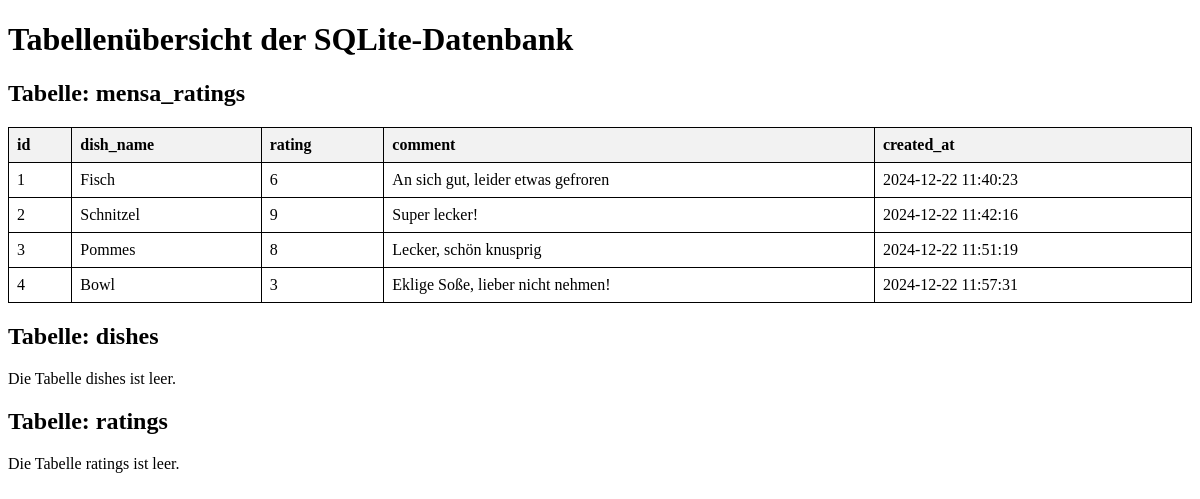
Before: /view_tables.php with the older database file.
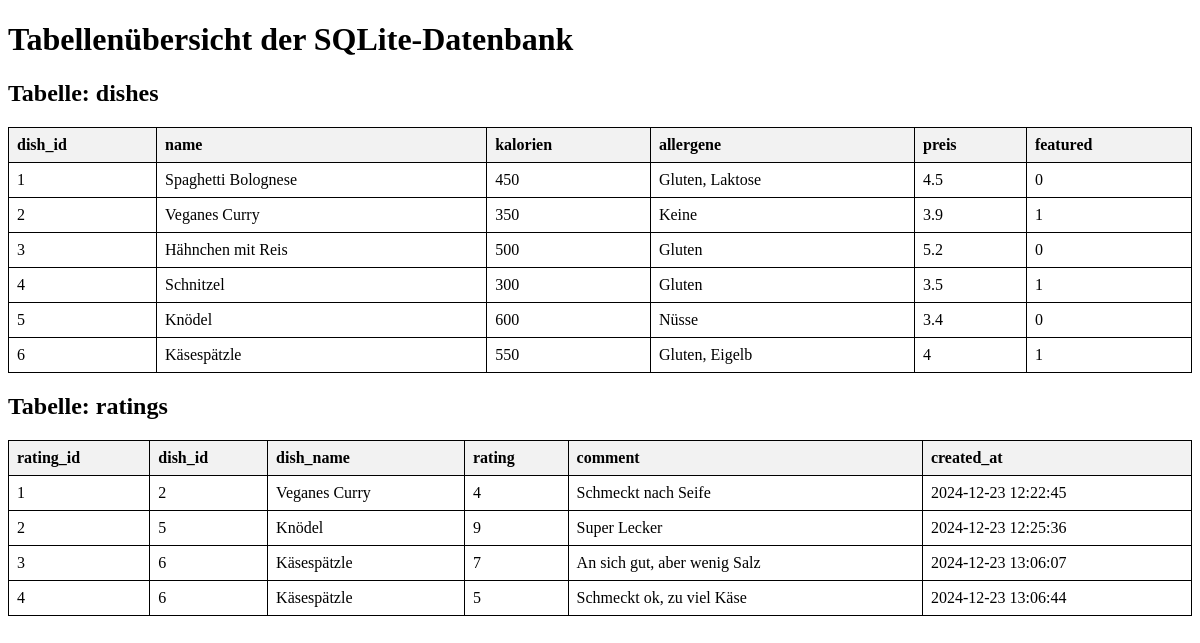
After: the same page with the newer database file.
### tables this page shows
CREATE TABLE dishes (
    dish_id INTEGER PRIMARY KEY AUTOINCREMENT,
    name TEXT NOT NULL,
    kalorien INTEGER,
    allergene TEXT,
    preis REAL
, featured    INTEGER DEFAULT 0);

CREATE TABLE ratings (
    rating_id INTEGER PRIMARY KEY AUTOINCREMENT,
    dish_id INTEGER NOT NULL,
    rating INTEGER NOT NULL,
    comment TEXT,
    created_at DATETIME DEFAULT CURRENT_TIMESTAMP,
    FOREIGN KEY(dish_id) REFERENCES dishes(dish_id)
);

### view_tables.php (the view, shortened to what this page needs)
<!DOCTYPE html>
<html lang="de">
<head>
</head>
<body>
    <h1>Tabellenübersicht der SQLite-Datenbank</h1>
    <?php
    try {
        $pdo = new PDO('sqlite:' . __DIR__ . '/database.db');
        $pdo->setAttribute(PDO::ATTR_ERRMODE, PDO::ERRMODE_EXCEPTION);
        $sql = "SELECT name FROM sqlite_master WHERE type='table' AND name NOT LIKE 'sqlite_%'";
        $stmt = $pdo->query($sql);
        $tables = $stmt->fetchAll(PDO::FETCH_ASSOC);
        if (!$tables) {
            echo "<p>Keine Tabellen in der Datenbank gefunden.</p>";
        } else {
            foreach ($tables as $table) {
                $tableName = $table['name'];
                echo "<h2>Tabelle: $tableName</h2>";
                if ($tableName === "ratings") {
                    $dataStmt = $pdo->query("
                        SELECT r.rating_id, r.dish_id, d.name AS dish_name, r.rating, r.comment, r.created_at
                        FROM ratings r
                        JOIN dishes d ON r.dish_id = d.dish_id
                    ");
                } else {
                    $dataStmt = $pdo->query("SELECT * FROM $tableName");
                }
                $rows = $dataStmt->fetchAll(PDO::FETCH_ASSOC);
                if (!$rows) {
                    echo "<p>Die Tabelle $tableName ist leer.</p>";
                } else {
                    $columns = array_keys($rows[0]);
                    echo "<table>";
                    echo "<thead><tr>";
                    foreach ($columns as $column) {
                        echo "<th>" . htmlspecialchars($column) . "</th>";
                    }
                    echo "</tr></thead>";
                    echo "<tbody>";
                    foreach ($rows as $row) {
                        echo "<tr>";
                        foreach ($row as $value) {
                            echo "<td>" . htmlspecialchars($value) . "</td>";
                        }
                        echo "</tr>";
                    }
                    echo "</tbody></table>";
                }
            }
        }
    } catch (PDOException $e) {
        echo "<p>Fehler: " . htmlspecialchars($e->getMessage()) . "</p>";
    }
    ?>
</body>
</html>

### view_tables.php (style rules this page uses)
table { border-collapse: collapse; width: 100%; margin-bottom: 20px; }
table, th, td { border: 1px solid black; }
th, td { padding: 8px; text-align: left; }
th { background-color: #f2f2f2; }

Changed rows visible on the page:
no longer on this page (row unchanged): mensa_ratings: id "1", dish_name "Fisch", rating "6", comment "An sich gut, leider etwas gefroren", created_at "2024-12-22 11:40:23"
no longer on this page (row unchanged): mensa_ratings: id "2", dish_name "Schnitzel", rating "9", comment "Super lecker!", created_at "2024-12-22 11:42:16"
no longer on this page (row unchanged): mensa_ratings: id "3", dish_name "Pommes", rating "8", comment "Lecker, schön knusprig", created_at "2024-12-22 11:51:19"
no longer on this page (row unchanged): mensa_ratings: id "4", dish_name "Bowl", rating "3", comment "Eklige Soße, lieber nicht nehmen!", created_at "2024-12-22 11:57:31"
added dishes: dish_id "1", name "Spaghetti Bolognese", kalorien "450", allergene "Gluten, Laktose", preis "4.5", featured "0"
added dishes: dish_id "2", name "Veganes Curry", kalorien "350", allergene "Keine", preis "3.9", featured "1"
added dishes: dish_id "3", name "Hähnchen mit Reis", kalorien "500", allergene "Gluten", preis "5.2", featured "0"
added dishes: dish_id "4", name "Schnitzel", kalorien "300", allergene "Gluten", preis "3.5", featured "1"
added dishes: dish_id "5", name "Knödel", kalorien "600", allergene "Nüsse", preis "3.4", featured "0"
added dishes: dish_id "6", name "Käsespätzle", kalorien "550", allergene "Gluten, Eigelb", preis "4", featured "1"
added ratings: rating_id "1", dish "2", dish.name "Veganes Curry", rating "4", comment "Schmeckt nach Seife", created_at "2024-12-23 12:22:45"
added ratings: rating_id "2", dish "5", dish.name "Knödel", rating "9", comment "Super Lecker", created_at "2024-12-23 12:25:36"
added ratings: rating_id "3", dish "6", dish.name "Käsespätzle", rating "7", comment "An sich gut, aber wenig Salz", created_at "2024-12-23 13:06:07"
added ratings: rating_id "4", dish "6", dish.name "Käsespätzle", rating "5", comment "Schmeckt ok, zu viel Käse", created_at "2024-12-23 13:06:44"
Other visible differences:
new list line: "Tabelle: dishes dish_id name kalorien allergene preis featured"
new list line: "Tabelle: ratings rating_id dish_id dish_name rating comment created_at"
list line gone: "Tabelle: mensa_ratings id dish_name rating comment created_at"
list line gone: "Tabelle: dishes Die Tabelle dishes ist leer."
list line gone: "Tabelle: ratings Die Tabelle ratings ist leer."
